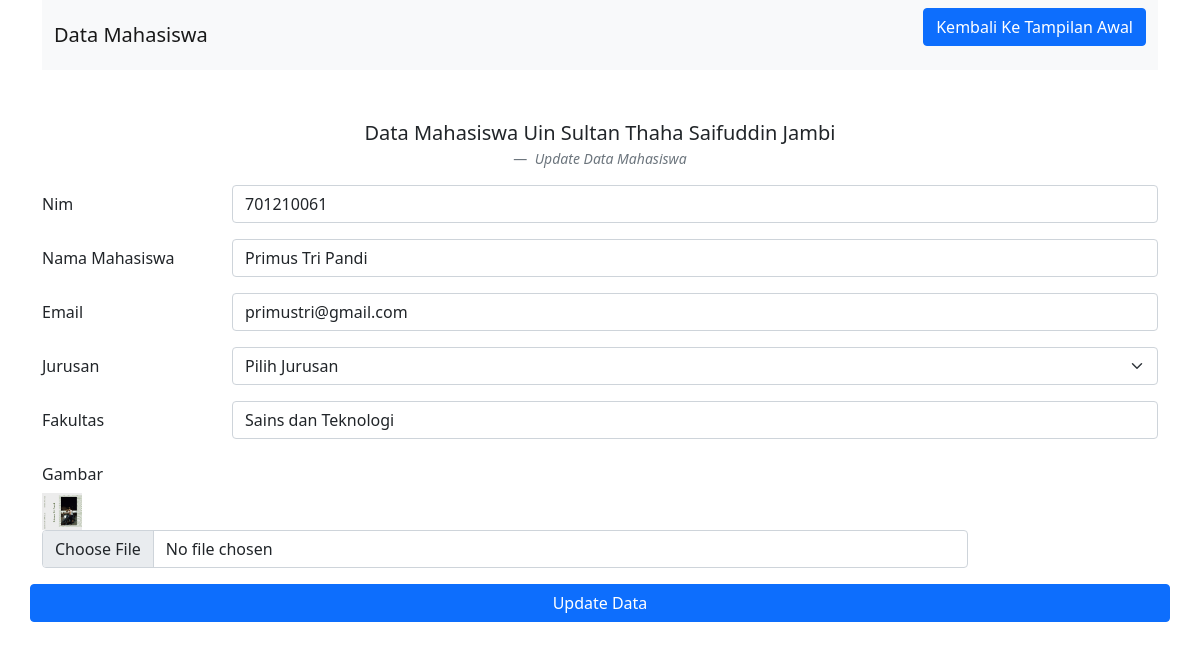
Screenshot of /Update.php?id=3 with the database file from the repository.
### tables this page shows
CREATE TABLE `mahasiswa` (
  `id` int(100) NOT NULL,
  `Nim` int(50) NOT NULL,
  `Nama Mahasiswa` varchar(100) NOT NULL,
  `Email` varchar(100) NOT NULL,
  `Jurusan` varchar(100) NOT NULL,
  `Fakultas` varchar(100) NOT NULL,
  `Gambar` varchar(100) NOT NULL
);

### functions.php (called while the page is built, shortened)
<?php
$conn = mysqli_connect("localhost", "root", "", "database crud mahasiswa");
function query($query) {
    global $conn;
    $result = mysqli_query($conn, $query);
    $rows = [];
    while( $row = mysqli_fetch_assoc($result) ) {
        $rows[] = $row;
    }
    return $rows;
}
?>

### update.php (the view, shortened to what this page needs)
<?php
require 'functions.php';
$id = $_GET["id"];
$mhs = query("SELECT * FROM mahasiswa WHERE id = $id")[0];
?>
<!doctype html>
<html lang="en">
  <head>
    <link href="https://cdn.jsdelivr.net/npm/bootstrap@5.1.3/dist/css/bootstrap.min.css" rel="stylesheet">
  </head>
  <body>
    <div class="container">
    <nav class="navbar navbar-light bg-light">
  <div class="container-fluid">
    <a class="navbar-brand">Data Mahasiswa</a>
    <a href="index.php" class="btn btn-primary btn-md mb-3"><i class="fa fa-plus"></i>Kembali Ke Tampilan Awal</a>
  </div>
</nav>
<figure class="text-center mt-5">
  <blockquote class="blockquote">
    <p>Data Mahasiswa Uin Sultan Thaha Saifuddin Jambi</p>
  </blockquote>
  <figcaption class="blockquote-footer">
    <cite title="Source Title">Update Data Mahasiswa</cite>
  </figcaption>
</figure>
<form action="" method="post" enctype="multipart/form_data">
<div class="mb-3 row">
    <label for="Nim" class="col-sm-2 col-form-label">Nim</label>
    <div class="col-sm-10">
      <input type="text" class="form-control" id="Nim" name="Nim"
      value="<?= $mhs["Nim"];?>">
    </div>
  </div>
  <div class="mb-3 row">
    <label for="Nama" class="col-sm-2 col-form-label">Nama Mahasiswa</label>
    <div class="col-sm-10">
      <input type="text" class="form-control" id="Nama" name="Nama"
      value="<?= $mhs["Nama Mahasiswa"];?>">
    </div>
  </div>
  <div class="mb-3 row">
    <label for="Email" class="col-sm-2 col-form-label">Email</label>
    <div class="col-sm-10">
      <input type="text" class="form-control" id="Email" name="Email"
      value="<?= $mhs["Email"];?>">
    </div>
  </div>
  <div class="mb-3 row">
    <label for="Jurusan" class="col-sm-2 col-form-label">Jurusan</label>
    <div class="col-sm-10">
    <select name="Jurusan" id="Jurusan" class="form-select"
    value="<?= $mhs["Jurusan"];?>">
    <option>Pilih Jurusan</option>
   </select>
    </div>
  </div>
  <div class="mb-3 row">
    <label for="Fakultas" class="col-sm-2 col-form-label">Fakultas</label>
    <div class="col-sm-10">
      <input type="text" class="form-control" id="Fakultas" name="Fakultas"
      value="<?= $mhs["Fakultas"];?>">
    </div>
  </div>
  <div class="mb-3 row">
    <label for="Gambar" class="col-sm-2 col-form-label">Gambar</label>
    <div>
    <img src="FotoCRUD/<?= $mhs["Gambar"];?>" width="40"> <br>
    </div>
    <div class="col-sm-10">
      <input type="file" class="form-control" id="Gambar" name="Gambar">
    </div>
  </div>
  <div class="mb-3 row">
    <button type='submit' name='submit' class='btn btn-primary'>Update Data</button>
  </div>
</form>
  </body>
</html>

### rows the page displays
mahasiswa: Nim "701210061", Nama "Primus Tri Pandi", Email "primustri@gmail.com", Jurusan "Pilih Jurusan", Fakultas "Sains dan Teknologi", Gambar (picture)
